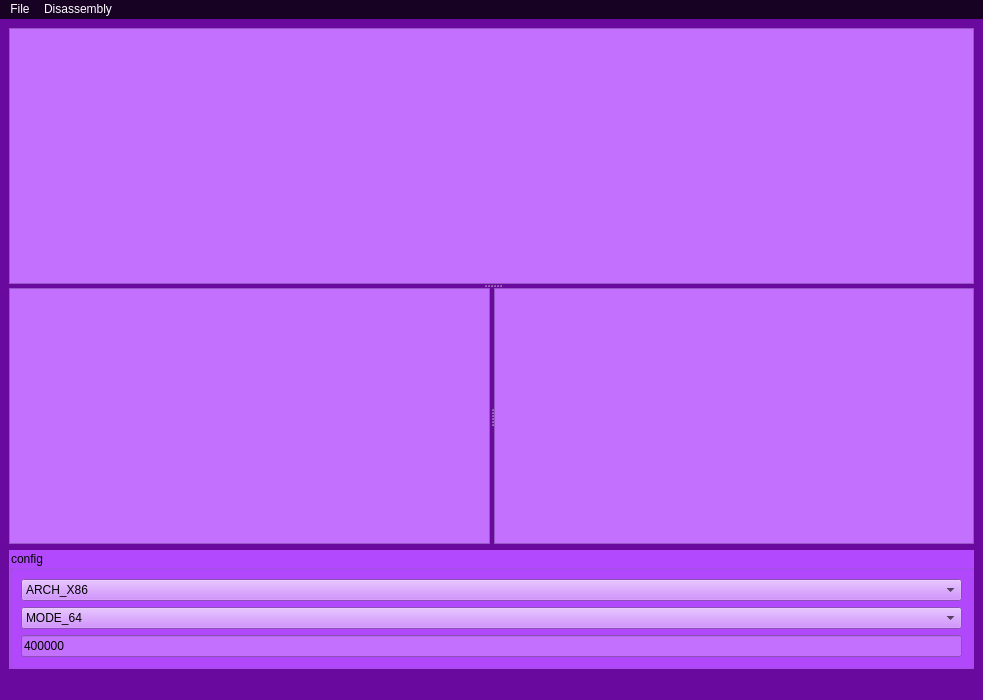
<?xml version="1.0" encoding="UTF-8"?>
<ui version="4.0">
 <class>MainWindow</class>
 <widget class="QMainWindow" name="MainWindow">
  <property name="geometry">
   <rect>
    <x>0</x>
    <y>0</y>
    <width>983</width>
    <height>700</height>
   </rect>
  </property>
  <property name="windowTitle">
   <string>JTDisasm</string>
  </property>
  <property name="styleSheet">
   <string notr="true">font: 11pt &quot;ModeSeven&quot;;
background-color: rgb(106, 9, 158);</string>
  </property>
  <widget class="QWidget" name="centralwidget">
   <layout class="QGridLayout" name="gridLayout_2">
    <item row="0" column="0">
     <widget class="QSplitter" name="splitter_2">
      <property name="orientation">
       <enum>Qt::Vertical</enum>
      </property>
      <widget class="QListWidget" name="listWidget">
       <property name="styleSheet">
        <string notr="true">background-color: rgb(196, 112, 255);
font: 75 11pt &quot;FreeMono&quot;;
border-color: rgb(65, 5, 98);
selection-color: rgb(65, 5, 98);</string>
       </property>
      </widget>
      <widget class="QSplitter" name="splitter">
       <property name="orientation">
        <enum>Qt::Horizontal</enum>
       </property>
       <widget class="QTextEdit" name="hexTextEdit">
        <property name="styleSheet">
         <string notr="true">background-color: rgb(196, 112, 255);
font: 75 11pt &quot;ModeSeven&quot;;
border-color: rgb(65, 5, 98);
selection-color: rgb(65, 5, 98);</string>
        </property>
       </widget>
       <widget class="QTextEdit" name="fromHexTextEdit">
        <property name="styleSheet">
         <string notr="true">background-color: rgb(196, 112, 255);
font: 75 11pt &quot;ModeSeven&quot;;
border-color: rgb(65, 5, 98);
selection-color: rgb(65, 5, 98);</string>
        </property>
       </widget>
      </widget>
     </widget>
    </item>
    <item row="1" column="0">
     <widget class="QGroupBox" name="groupBox">
      <property name="styleSheet">
       <string notr="true">
font: 75 11pt &quot;ModeSeven&quot;;
border-color: rgb(65, 5, 98);
selection-color: rgb(65, 5, 98);
background-color: rgb(179, 73, 255);</string>
      </property>
      <property name="title">
       <string>config</string>
      </property>
      <layout class="QGridLayout" name="gridLayout">
       <item row="2" column="0">
        <widget class="QLineEdit" name="lineEdit">
         <property name="styleSheet">
          <string notr="true">background-color: rgb(196, 112, 255);
font: 75 11pt &quot;ModeSeven&quot;;
border-color: rgb(65, 5, 98);
selection-color: rgb(65, 5, 98);</string>
         </property>
         <property name="text">
          <string>400000</string>
         </property>
         <property name="placeholderText">
          <string>entry address</string>
         </property>
        </widget>
       </item>
       <item row="0" column="0">
        <widget class="QComboBox" name="comboBox">
         <property name="styleSheet">
          <string notr="true">background-color: rgb(196, 112, 255);
font: 75 11pt &quot;ModeSeven&quot;;
border-color: rgb(65, 5, 98);
selection-color: rgb(65, 5, 98);</string>
         </property>
         <property name="placeholderText" stdset="0">
          <string/>
         </property>
         <item>
          <property name="text">
           <string>ARCH_X86</string>
          </property>
         </item>
         <item>
          <property name="text">
           <string>ARCH_ARM</string>
          </property>
         </item>
         <item>
          <property name="text">
           <string>ARCH_MIPS</string>
          </property>
         </item>
         <item>
          <property name="text">
           <string>ARCH_PPC</string>
          </property>
         </item>
        </widget>
       </item>
       <item row="1" column="0">
        <widget class="QComboBox" name="comboBox_2">
         <property name="styleSheet">
          <string notr="true">background-color: rgb(196, 112, 255);
font: 75 11pt &quot;ModeSeven&quot;;
border-color: rgb(65, 5, 98);
selection-color: rgb(65, 5, 98);</string>
         </property>
         <property name="placeholderText" stdset="0">
          <string/>
         </property>
         <item>
          <property name="text">
           <string>MODE_64</string>
          </property>
         </item>
         <item>
          <property name="text">
           <string>MODE_32</string>
          </property>
         </item>
         <item>
          <property name="text">
           <string>MODE_ARM</string>
          </property>
         </item>
         <item>
          <property name="text">
           <string>MODE_MIPS_64</string>
          </property>
         </item>
         <item>
          <property name="text">
           <string>MODE_MIPS_32</string>
          </property>
         </item>
         <item>
          <property name="text">
           <string>MODE_MIPS_32R6</string>
          </property>
         </item>
        </widget>
       </item>
      </layout>
     </widget>
    </item>
   </layout>
  </widget>
  <widget class="QMenuBar" name="menubar">
   <property name="geometry">
    <rect>
     <x>0</x>
     <y>0</y>
     <width>983</width>
     <height>20</height>
    </rect>
   </property>
   <property name="styleSheet">
    <string notr="true">background-color: rgb(23, 2, 35);
selection-background-color: rgb(65, 5, 98);
color: rgb(255, 255, 255);</string>
   </property>
   <widget class="QMenu" name="menuFile">
    <property name="title">
     <string>File</string>
    </property>
    <addaction name="actionOpen"/>
   </widget>
   <widget class="QMenu" name="menuDisassembly">
    <property name="title">
     <string>Disassembly</string>
    </property>
    <addaction name="actionDisassembly"/>
   </widget>
   <addaction name="menuFile"/>
   <addaction name="menuDisassembly"/>
  </widget>
  <widget class="QStatusBar" name="statusbar"/>
  <action name="actionOpen">
   <property name="text">
    <string>Open</string>
   </property>
   <property name="shortcut">
    <string>Ctrl+O</string>
   </property>
  </action>
  <action name="actionDisassembly">
   <property name="text">
    <string>Disassembly</string>
   </property>
   <property name="shortcut">
    <string>Return</string>
   </property>
  </action>
 </widget>
 <resources/>
 <connections/>
</ui>
